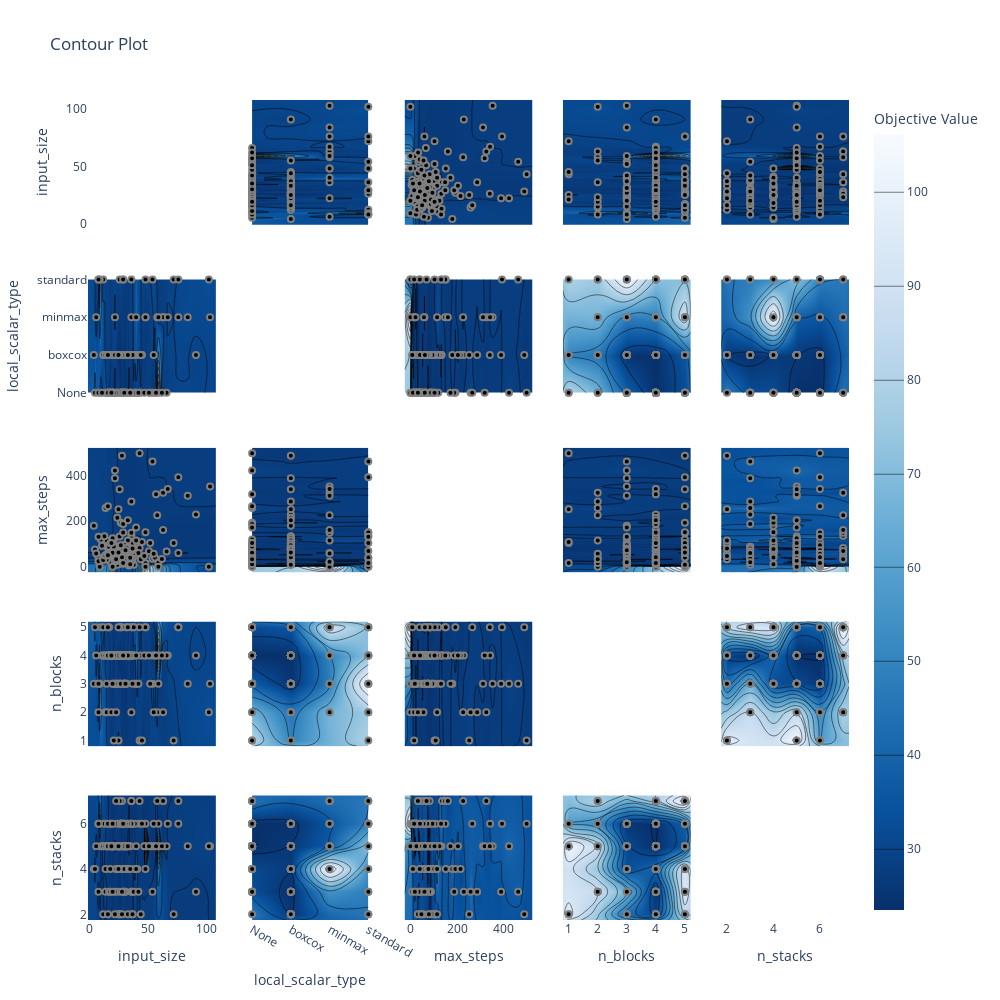

Notebook code for this chart:
### Markdown cell above
#### Plots

### Code cell
# NBEATS_W.sort_values(by=['mape','smape'])
print(f"Best trial: {study_nbeats.best_trial.params}")
fig = optuna.visualization.plot_contour(study_nbeats, params=['input_size','n_stacks','n_blocks','max_steps','local_scalar_type'])
fig.update_layout({'height':1000, 'width':1000, 'plot_bgcolor':'white'})
fig.show()

### Figure 1 — Plotly figure (JSON) as saved in the notebook; plotly's stock layout.template omitted (floating-point values rounded to 4 significant figures; data arrays with more than 128 entries replaced by an {"elided": "..."} marker saying what was removed)
{"data": [{"type": "scatter", "xaxis": "x", "yaxis": "y"}, {"colorbar": {"title": {"text": "Objective Value"}}, "colorscale": [[0, "rgb(247,251,255)"], [0.125, "rgb(222,235,247)"], [0.25, "rgb(198,219,239)"], [0.375, "rgb(158,202,225)"], [0.5, "rgb(107,174,214)"], [0.625, "rgb(66,146,198)"], [0.75, "rgb(33,113,181)"], [0.875, "rgb(8,81,156)"], [1, "rgb(8,48,107)"]], "connectgaps": true, "contours": {"coloring": "heatmap"}, "hoverinfo": "none", "line": {"smoothing": 1.3}, "reversescale": true, "showscale": true, "type": "contour", "x": [-0.95, 4, 5, 6, 8, 9, 10, 11, 12, 13, 14, 15, 16, 17, 18, 19, 20, 21, 22, 23, 24, 25, 26, 27, 28, 29, 30, 31, 32, 33, 34, 35, 36, 37, 38, 39, 40, 41, 42, 43, 44, 45, 47, 48, 51, 52, 54, 55, 56, 57, 58, 59, 62, 63, 66, 67, 72, 76, 84, 91, 102, 103, 108.0], "xaxis": "x6", "y": ["None", "boxcox", "minmax", "standard"], "yaxis": "y6", "z": {"elided": "4x63 float values"}}, {"marker": {"color": "black", "line": {"color": "Gray", "width": 2}}, "mode": "markers", "name": "Feasible Trial", "showlegend": false, "type": "scatter", "x": {"elided": "150 int values"}, "xaxis": "x6", "y": {"elided": "150 str values"}, "yaxis": "y6"}, {"colorbar": {"title": {"text": "Objective Value"}}, "colorscale": [[0, "rgb(247,251,255)"], [0.125, "rgb(222,235,247)"], [0.25, "rgb(198,219,239)"], [0.375, "rgb(158,202,225)"], [0.5, "rgb(107,174,214)"], [0.625, "rgb(66,146,198)"], [0.75, "rgb(33,113,181)"], [0.875, "rgb(8,81,156)"], [1, "rgb(8,48,107)"]], "connectgaps": true, "contours": {"coloring": "heatmap"}, "hoverinfo": "none", "line": {"smoothing": 1.3}, "reversescale": true, "showscale": false, "type": "contour", "x": [-0.95, 4, 5, 6, 8, 9, 10, 11, 12, 13, 14, 15, 16, 17, 18, 19, 20, 21, 22, 23, 24, 25, 26, 27, 28, 29, 30, 31, 32, 33, 34, 35, 36, 37, 38, 39, 40, 41, 42, 43, 44, 45, 47, 48, 51, 52, 54, 55, 56, 57, 58, 59, 62, 63, 66, 67, 72, 76, 84, 91, 102, 103, 108.0], "xaxis": "x11", "y": [-23.8, 1, 6, 9, 12, 13, 14, 16, 17, 19, 20, 23, 25, 26, 27, 30, 32, 33, 34, 36, 37, 38, 39, 40, 41, 42, 45, 48, 49, 50, 51, 52, 53, 55, 57, 59, 61, 62, 63, 65, 67, 68, 70, 72, 73, 74, 75, 76, 78, 80, 81, 83, 86, 87, 88, 89, 93, 94, 95, 96, 103, 104, 105, 109, 115, 120, 125, 132, 133, 134, 136, 149, 150, 152, 161, 172, 180, 188, 193, 204, 215, 226, 229, 252, 258, 265, 286, 311, 318, 325, 340, 341, 352, 388, 392, 422, 461, 487, 497, 521.8], "yaxis": "y11", "z": {"elided": "100x63 float values"}}, {"marker": {"color": "black", "line": {"color": "Gray", "width": 2}}, "mode": "markers", "name": "Feasible Trial", "showlegend": false, "type": "scatter", "x": {"elided": "150 int values"}, "xaxis": "x11", "y": {"elided": "150 int values"}, "yaxis": "y11"}, {"colorbar": {"title": {"text": "Objective Value"}}, "colorscale": [[0, "rgb(247,251,255)"], [0.125, "rgb(222,235,247)"], [0.25, "rgb(198,219,239)"], [0.375, "rgb(158,202,225)"], [0.5, "rgb(107,174,214)"], [0.625, "rgb(66,146,198)"], [0.75, "rgb(33,113,181)"], [0.875, "rgb(8,81,156)"], [1, "rgb(8,48,107)"]], "connectgaps": true, "contours": {"coloring": "heatmap"}, "hoverinfo": "none", "line": {"smoothing": 1.3}, "reversescale": true, "showscale": false, "type": "contour", "x": [-0.95, 4, 5, 6, 8, 9, 10, 11, 12, 13, 14, 15, 16, 17, 18, 19, 20, 21, 22, 23, 24, 25, 26, 27, 28, 29, 30, 31, 32, 33, 34, 35, 36, 37, 38, 39, 40, 41, 42, 43, 44, 45, 47, 48, 51, 52, 54, 55, 56, 57, 58, 59, 62, 63, 66, 67, 72, 76, 84, 91, 102, 103, 108.0], "xaxis": "x16", "y": [0.8, 1, 2, 3, 4, 5, 5.2], "yaxis": "y16", "z": {"elided": "7x63 float values"}}, {"marker": {"color": "black", "line": {"color": "Gray", "width": 2}}, "mode": "markers", "name": "Feasible Trial", "showlegend": false, "type": "scatter", "x": {"elided": "150 int values"}, "xaxis": "x16", "y": {"elided": "150 int values"}, "yaxis": "y16"}, {"colorbar": {"title": {"text": "Objective Value"}}, "colorscale": [[0, "rgb(247,251,255)"], [0.125, "rgb(222,235,247)"], [0.25, "rgb(198,219,239)"], [0.375, "rgb(158,202,225)"], [0.5, "rgb(107,174,214)"], [0.625, "rgb(66,146,198)"], [0.75, "rgb(33,113,181)"], [0.875, "rgb(8,81,156)"], [1, "rgb(8,48,107)"]], "connectgaps": true, "contours": {"coloring": "heatmap"}, "hoverinfo": "none", "line": {"smoothing": 1.3}, "reversescale": true, "showscale": false, "type": "contour", "x": [-0.95, 4, 5, 6, 8, 9, 10, 11, 12, 13, 14, 15, 16, 17, 18, 19, 20, 21, 22, 23, 24, 25, 26, 27, 28, 29, 30, 31, 32, 33, 34, 35, 36, 37, 38, 39, 40, 41, 42, 43, 44, 45, 47, 48, 51, 52, 54, 55, 56, 57, 58, 59, 62, 63, 66, 67, 72, 76, 84, 91, 102, 103, 108.0], "xaxis": "x21", "y": [1.75, 2, 3, 4, 5, 6, 7, 7.25], "yaxis": "y21", "z": {"elided": "8x63 float values"}}, {"marker": {"color": "black", "line": {"color": "Gray", "width": 2}}, "mode": "markers", "name": "Feasible Trial", "showlegend": false, "type": "scatter", "x": {"elided": "150 int values"}, "xaxis": "x21", "y": {"elided": "150 int values"}, "yaxis": "y21"}, {"colorbar": {"title": {"text": "Objective Value"}}, "colorscale": [[0, "rgb(247,251,255)"], [0.125, "rgb(222,235,247)"], [0.25, "rgb(198,219,239)"], [0.375, "rgb(158,202,225)"], [0.5, "rgb(107,174,214)"], [0.625, "rgb(66,146,198)"], [0.75, "rgb(33,113,181)"], [0.875, "rgb(8,81,156)"], [1, "rgb(8,48,107)"]], "connectgaps": true, "contours": {"coloring": "heatmap"}, "hoverinfo": "none", "line": {"smoothing": 1.3}, "reversescale": true, "showscale": false, "type": "contour", "x": ["None", "boxcox", "minmax", "standard"], "xaxis": "x2", "y": [-0.95, 4, 5, 6, 8, 9, 10, 11, 12, 13, 14, 15, 16, 17, 18, 19, 20, 21, 22, 23, 24, 25, 26, 27, 28, 29, 30, 31, 32, 33, 34, 35, 36, 37, 38, 39, 40, 41, 42, 43, 44, 45, 47, 48, 51, 52, 54, 55, 56, 57, 58, 59, 62, 63, 66, 67, 72, 76, 84, 91, 102, 103, 108.0], "yaxis": "y2", "z": {"elided": "63x4 float values"}}, {"marker": {"color": "black", "line": {"color": "Gray", "width": 2}}, "mode": "markers", "name": "Feasible Trial", "showlegend": false, "type": "scatter", "x": {"elided": "150 str values"}, "xaxis": "x2", "y": {"elided": "150 int values"}, "yaxis": "y2"}, {"type": "scatter", "xaxis": "x7", "yaxis": "y7"}, {"colorbar": {"title": {"text": "Objective Value"}}, "colorscale": [[0, "rgb(247,251,255)"], [0.125, "rgb(222,235,247)"], [0.25, "rgb(198,219,239)"], [0.375, "rgb(158,202,225)"], [0.5, "rgb(107,174,214)"], [0.625, "rgb(66,146,198)"], [0.75, "rgb(33,113,181)"], [0.875, "rgb(8,81,156)"], [1, "rgb(8,48,107)"]], "connectgaps": true, "contours": {"coloring": "heatmap"}, "hoverinfo": "none", "line": {"smoothing": 1.3}, "reversescale": true, "showscale": false, "type": "contour", "x": ["None", "boxcox", "minmax", "standard"], "xaxis": "x12", "y": [-23.8, 1, 6, 9, 12, 13, 14, 16, 17, 19, 20, 23, 25, 26, 27, 30, 32, 33, 34, 36, 37, 38, 39, 40, 41, 42, 45, 48, 49, 50, 51, 52, 53, 55, 57, 59, 61, 62, 63, 65, 67, 68, 70, 72, 73, 74, 75, 76, 78, 80, 81, 83, 86, 87, 88, 89, 93, 94, 95, 96, 103, 104, 105, 109, 115, 120, 125, 132, 133, 134, 136, 149, 150, 152, 161, 172, 180, 188, 193, 204, 215, 226, 229, 252, 258, 265, 286, 311, 318, 325, 340, 341, 352, 388, 392, 422, 461, 487, 497, 521.8], "yaxis": "y12", "z": {"elided": "100x4 float values"}}, {"marker": {"color": "black", "line": {"color": "Gray", "width": 2}}, "mode": "markers", "name": "Feasible Trial", "showlegend": false, "type": "scatter", "x": {"elided": "150 str values"}, "xaxis": "x12", "y": {"elided": "150 int values"}, "yaxis": "y12"}, {"colorbar": {"title": {"text": "Objective Value"}}, "colorscale": [[0, "rgb(247,251,255)"], [0.125, "rgb(222,235,247)"], [0.25, "rgb(198,219,239)"], [0.375, "rgb(158,202,225)"], [0.5, "rgb(107,174,214)"], [0.625, "rgb(66,146,198)"], [0.75, "rgb(33,113,181)"], [0.875, "rgb(8,81,156)"], [1, "rgb(8,48,107)"]], "connectgaps": true, "contours": {"coloring": "heatmap"}, "hoverinfo": "none", "line": {"smoothing": 1.3}, "reversescale": true, "showscale": false, "type": "contour", "x": ["None", "boxcox", "minmax", "standard"], "xaxis": "x17", "y": [0.8, 1, 2, 3, 4, 5, 5.2], "yaxis": "y17", "z": [[null, null, null, null], [28.89, 25.94, null, 28.71], [27.43, 25.54, 27.62, 28.26], [24.77, 23.61, 25.75, 31.23], [23.46, 23.49, 25.94, 27.97], [24.28, 24.55, 29.77, 27.88], [null, null, null, null]]}, {"marker": {"color": "black", "line": {"color": "Gray", "width": 2}}, "mode": "markers", "name": "Feasible Trial", "showlegend": false, "type": "scatter", "x": {"elided": "150 str values"}, "xaxis": "x17", "y": {"elided": "150 int values"}, "yaxis": "y17"}, {"colorbar": {"title": {"text": "Objective Value"}}, "colorscale": [[0, "rgb(247,251,255)"], [0.125, "rgb(222,235,247)"], [0.25, "rgb(198,219,239)"], [0.375, "rgb(158,202,225)"], [0.5, "rgb(107,174,214)"], [0.625, "rgb(66,146,198)"], [0.75, "rgb(33,113,181)"], [0.875, "rgb(8,81,156)"], [1, "rgb(8,48,107)"]], "connectgaps": true, "contours": {"coloring": "heatmap"}, "hoverinfo": "none", "line": {"smoothing": 1.3}, "reversescale": true, "showscale": false, "type": "contour", "x": ["None", "boxcox", "minmax", "standard"], "xaxis": "x22", "y": [1.75, 2, 3, 4, 5, 6, 7, 7.25], "yaxis": "y22", "z": [[null, null, null, null], [28.13, 23.88, null, 27.88], [25.19, 23.49, null, 28.26], [25.07, 24.11, 39.72, 29.36], [23.46, 24.05, 26.22, 32.98], [23.48, 23.61, 25.75, 28.31], [27.43, null, 27.24, 27.97], [null, null, null, null]]}, {"marker": {"color": "black", "line": {"color": "Gray", "width": 2}}, "mode": "markers", "name": "Feasible Trial", "showlegend": false, "type": "scatter", "x": {"elided": "150 str values"}, "xaxis": "x22", "y": {"elided": "150 int values"}, "yaxis": "y22"}, {"colorbar": {"title": {"text": "Objective Value"}}, "colorscale": [[0, "rgb(247,251,255)"], [0.125, "rgb(222,235,247)"], [0.25, "rgb(198,219,239)"], [0.375, "rgb(158,202,225)"], [0.5, "rgb(107,174,214)"], [0.625, "rgb(66,146,198)"], [0.75, "rgb(33,113,181)"], [0.875, "rgb(8,81,156)"], [1, "rgb(8,48,107)"]], "connectgaps": true, "contours": {"coloring": "heatmap"}, "hoverinfo": "none", "line": {"smoothing": 1.3}, "reversescale": true, "showscale": false, "type": "contour", "x": [-23.8, 1, 6, 9, 12, 13, 14, 16, 17, 19, 20, 23, 25, 26, 27, 30, 32, 33, 34, 36, 37, 38, 39, 40, 41, 42, 45, 48, 49, 50, 51, 52, 53, 55, 57, 59, 61, 62, 63, 65, 67, 68, 70, 72, 73, 74, 75, 76, 78, 80, 81, 83, 86, 87, 88, 89, 93, 94, 95, 96, 103, 104, 105, 109, 115, 120, 125, 132, 133, 134, 136, 149, 150, 152, 161, 172, 180, 188, 193, 204, 215, 226, 229, 252, 258, 265, 286, 311, 318, 325, 340, 341, 352, 388, 392, 422, 461, 487, 497, 521.8], "xaxis": "x3", "y": [-0.95, 4, 5, 6, 8, 9, 10, 11, 12, 13, 14, 15, 16, 17, 18, 19, 20, 21, 22, 23, 24, 25, 26, 27, 28, 29, 30, 31, 32, 33, 34, 35, 36, 37, 38, 39, 40, 41, 42, 43, 44, 45, 47, 48, 51, 52, 54, 55, 56, 57, 58, 59, 62, 63, 66, 67, 72, 76, 84, 91, 102, 103, 108.0], "yaxis": "y3", "z": {"elided": "63x100 float values"}}, {"marker": {"color": "black", "line": {"color": "Gray", "width": 2}}, "mode": "markers", "name": "Feasible Trial", "showlegend": false, "type": "scatter", "x": {"elided": "150 int values"}, "xaxis": "x3", "y": {"elided": "150 int values"}, "yaxis": "y3"}, {"colorbar": {"title": {"text": "Objective Value"}}, "colorscale": [[0, "rgb(247,251,255)"], [0.125, "rgb(222,235,247)"], [0.25, "rgb(198,219,239)"], [0.375, "rgb(158,202,225)"], [0.5, "rgb(107,174,214)"], [0.625, "rgb(66,146,198)"], [0.75, "rgb(33,113,181)"], [0.875, "rgb(8,81,156)"], [1, "rgb(8,48,107)"]], "connectgaps": true, "contours": {"coloring": "heatmap"}, "hoverinfo": "none", "line": {"smoothing": 1.3}, "reversescale": true, "showscale": false, "type": "contour", "x": [-23.8, 1, 6, 9, 12, 13, 14, 16, 17, 19, 20, 23, 25, 26, 27, 30, 32, 33, 34, 36, 37, 38, 39, 40, 41, 42, 45, 48, 49, 50, 51, 52, 53, 55, 57, 59, 61, 62, 63, 65, 67, 68, 70, 72, 73, 74, 75, 76, 78, 80, 81, 83, 86, 87, 88, 89, 93, 94, 95, 96, 103, 104, 105, 109, 115, 120, 125, 132, 133, 134, 136, 149, 150, 152, 161, 172, 180, 188, 193, 204, 215, 226, 229, 252, 258, 265, 286, 311, 318, 325, 340, 341, 352, 388, 392, 422, 461, 487, 497, 521.8], "xaxis": "x8", "y": ["None", "boxcox", "minmax", "standard"], "yaxis": "y8", "z": {"elided": "4x100 float values"}}, {"marker": {"color": "black", "line": {"color": "Gray", "width": 2}}, "mode": "markers", "name": "Feasible Trial", "showlegend": false, "type": "scatter", "x": {"elided": "150 int values"}, "xaxis": "x8", "y": {"elided": "150 str values"}, "yaxis": "y8"}, {"type": "scatter", "xaxis": "x13", "yaxis": "y13"}, {"colorbar": {"title": {"text": "Objective Value"}}, "colorscale": [[0, "rgb(247,251,255)"], [0.125, "rgb(222,235,247)"], [0.25, "rgb(198,219,239)"], [0.375, "rgb(158,202,225)"], [0.5, "rgb(107,174,214)"], [0.625, "rgb(66,146,198)"], [0.75, "rgb(33,113,181)"], [0.875, "rgb(8,81,156)"], [1, "rgb(8,48,107)"]], "connectgaps": true, "contours": {"coloring": "heatmap"}, "hoverinfo": "none", "line": {"smoothing": 1.3}, "reversescale": true, "showscale": false, "type": "contour", "x": [-23.8, 1, 6, 9, 12, 13, 14, 16, 17, 19, 20, 23, 25, 26, 27, 30, 32, 33, 34, 36, 37, 38, 39, 40, 41, 42, 45, 48, 49, 50, 51, 52, 53, 55, 57, 59, 61, 62, 63, 65, 67, 68, 70, 72, 73, 74, 75, 76, 78, 80, 81, 83, 86, 87, 88, 89, 93, 94, 95, 96, 103, 104, 105, 109, 115, 120, 125, 132, 133, 134, 136, 149, 150, 152, 161, 172, 180, 188, 193, 204, 215, 226, 229, 252, 258, 265, 286, 311, 318, 325, 340, 341, 352, 388, 392, 422, 461, 487, 497, 521.8], "xaxis": "x18", "y": [0.8, 1, 2, 3, 4, 5, 5.2], "yaxis": "y18", "z": {"elided": "7x100 float values"}}, {"marker": {"color": "black", "line": {"color": "Gray", "width": 2}}, "mode": "markers", "name": "Feasible Trial", "showlegend": false, "type": "scatter", "x": {"elided": "150 int values"}, "xaxis": "x18", "y": {"elided": "150 int values"}, "yaxis": "y18"}, {"colorbar": {"title": {"text": "Objective Value"}}, "colorscale": [[0, "rgb(247,251,255)"], [0.125, "rgb(222,235,247)"], [0.25, "rgb(198,219,239)"], [0.375, "rgb(158,202,225)"], [0.5, "rgb(107,174,214)"], [0.625, "rgb(66,146,198)"], [0.75, "rgb(33,113,181)"], [0.875, "rgb(8,81,156)"], [1, "rgb(8,48,107)"]], "connectgaps": true, "contours": {"coloring": "heatmap"}, "hoverinfo": "none", "line": {"smoothing": 1.3}, "reversescale": true, "showscale": false, "type": "contour", "x": [-23.8, 1, 6, 9, 12, 13, 14, 16, 17, 19, 20, 23, 25, 26, 27, 30, 32, 33, 34, 36, 37, 38, 39, 40, 41, 42, 45, 48, 49, 50, 51, 52, 53, 55, 57, 59, 61, 62, 63, 65, 67, 68, 70, 72, 73, 74, 75, 76, 78, 80, 81, 83, 86, 87, 88, 89, 93, 94, 95, 96, 103, 104, 105, 109, 115, 120, 125, 132, 133, 134, 136, 149, 150, 152, 161, 172, 180, 188, 193, 204, 215, 226, 229, 252, 258, 265, 286, 311, 318, 325, 340, 341, 352, 388, 392, 422, 461, 487, 497, 521.8], "xaxis": "x23", "y": [1.75, 2, 3, 4, 5, 6, 7, 7.25], "yaxis": "y23", "z": {"elided": "8x100 float values"}}, {"marker": {"color": "black", "line": {"color": "Gray", "width": 2}}, "mode": "markers", "name": "Feasible Trial", "showlegend": false, "type": "scatter", "x": {"elided": "150 int values"}, "xaxis": "x23", "y": {"elided": "150 int values"}, "yaxis": "y23"}, {"colorbar": {"title": {"text": "Objective Value"}}, "colorscale": [[0, "rgb(247,251,255)"], [0.125, "rgb(222,235,247)"], [0.25, "rgb(198,219,239)"], [0.375, "rgb(158,202,225)"], [0.5, "rgb(107,174,214)"], [0.625, "rgb(66,146,198)"], [0.75, "rgb(33,113,181)"], [0.875, "rgb(8,81,156)"], [1, "rgb(8,48,107)"]], "connectgaps": true, "contours": {"coloring": "heatmap"}, "hoverinfo": "none", "line": {"smoothing": 1.3}, "reversescale": true, "showscale": false, "type": "contour", "x": [0.8, 1, 2, 3, 4, 5, 5.2], "xaxis": "x4", "y": [-0.95, 4, 5, 6, 8, 9, 10, 11, 12, 13, 14, 15, 16, 17, 18, 19, 20, 21, 22, 23, 24, 25, 26, 27, 28, 29, 30, 31, 32, 33, 34, 35, 36, 37, 38, 39, 40, 41, 42, 43, 44, 45, 47, 48, 51, 52, 54, 55, 56, 57, 58, 59, 62, 63, 66, 67, 72, 76, 84, 91, 102, 103, 108.0], "yaxis": "y4", "z": {"elided": "63x7 float values"}}, {"marker": {"color": "black", "line": {"color": "Gray", "width": 2}}, "mode": "markers", "name": "Feasible Trial", "showlegend": false, "type": "scatter", "x": {"elided": "150 int values"}, "xaxis": "x4", "y": {"elided": "150 int values"}, "yaxis": "y4"}, {"colorbar": {"title": {"text": "Objective Value"}}, "colorscale": [[0, "rgb(247,251,255)"], [0.125, "rgb(222,235,247)"], [0.25, "rgb(198,219,239)"], [0.375, "rgb(158,202,225)"], [0.5, "rgb(107,174,214)"], [0.625, "rgb(66,146,198)"], [0.75, "rgb(33,113,181)"], [0.875, "rgb(8,81,156)"], [1, "rgb(8,48,107)"]], "connectgaps": true, "contours": {"coloring": "heatmap"}, "hoverinfo": "none", "line": {"smoothing": 1.3}, "reversescale": true, "showscale": false, "type": "contour", "x": [0.8, 1, 2, 3, 4, 5, 5.2], "xaxis": "x9", "y": ["None", "boxcox", "minmax", "standard"], "yaxis": "y9", "z": [[null, 28.89, 27.43, 24.77, 23.46, 24.28, null], [null, 25.94, 25.54, 23.61, 23.49, 24.55, null], [null, null, 27.62, 25.75, 25.94, 29.77, null], [null, 28.71, 28.26, 31.23, 27.97, 27.88, null]]}, {"marker": {"color": "black", "line": {"color": "Gray", "width": 2}}, "mode": "markers", "name": "Feasible Trial", "showlegend": false, "type": "scatter", "x": {"elided": "150 int values"}, "xaxis": "x9", "y": {"elided": "150 str values"}, "yaxis": "y9"}, {"colorbar": {"title": {"text": "Objective Value"}}, "colorscale": [[0, "rgb(247,251,255)"], [0.125, "rgb(222,235,247)"], [0.25, "rgb(198,219,239)"], [0.375, "rgb(158,202,225)"], [0.5, "rgb(107,174,214)"], [0.625, "rgb(66,146,198)"], [0.75, "rgb(33,113,181)"], [0.875, "rgb(8,81,156)"], [1, "rgb(8,48,107)"]], "connectgaps": true, "contours": {"coloring": "heatmap"}, "hoverinfo": "none", "line": {"smoothing": 1.3}, "reversescale": true, "showscale": false, "type": "contour", "x": [0.8, 1, 2, 3, 4, 5, 5.2], "xaxis": "x14", "y": [-23.8, 1, 6, 9, 12, 13, 14, 16, 17, 19, 20, 23, 25, 26, 27, 30, 32, 33, 34, 36, 37, 38, 39, 40, 41, 42, 45, 48, 49, 50, 51, 52, 53, 55, 57, 59, 61, 62, 63, 65, 67, 68, 70, 72, 73, 74, 75, 76, 78, 80, 81, 83, 86, 87, 88, 89, 93, 94, 95, 96, 103, 104, 105, 109, 115, 120, 125, 132, 133, 134, 136, 149, 150, 152, 161, 172, 180, 188, 193, 204, 215, 226, 229, 252, 258, 265, 286, 311, 318, 325, 340, 341, 352, 388, 392, 422, 461, 487, 497, 521.8], "yaxis": "y14", "z": {"elided": "100x7 float values"}}, {"marker": {"color": "black", "line": {"color": "Gray", "width": 2}}, "mode": "markers", "name": "Feasible Trial", "showlegend": false, "type": "scatter", "x": {"elided": "150 int values"}, "xaxis": "x14", "y": {"elided": "150 int values"}, "yaxis": "y14"}, {"type": "scatter", "xaxis": "x19", "yaxis": "y19"}, {"colorbar": {"title": {"text": "Objective Value"}}, "colorscale": [[0, "rgb(247,251,255)"], [0.125, "rgb(222,235,247)"], [0.25, "rgb(198,219,239)"], [0.375, "rgb(158,202,225)"], [0.5, "rgb(107,174,214)"], [0.625, "rgb(66,146,198)"], [0.75, "rgb(33,113,181)"], [0.875, "rgb(8,81,156)"], [1, "rgb(8,48,107)"]], "connectgaps": true, "contours": {"coloring": "heatmap"}, "hoverinfo": "none", "line": {"smoothing": 1.3}, "reversescale": true, "showscale": false, "type": "contour", "x": [0.8, 1, 2, 3, 4, 5, 5.2], "xaxis": "x24", "y": [1.75, 2, 3, 4, 5, 6, 7, 7.25], "yaxis": "y24", "z": [[null, null, null, null, null, null, null], [null, 28.71, null, 24.81, 23.88, 27.66, null], [null, null, 28.01, 26.53, 23.49, 28.47, null], [null, null, null, 24.11, 24.76, 28.42, null], [null, 29.18, 27.89, 24.05, 23.46, 24.28, null], [null, 25.94, 25.54, 23.61, 23.48, 24.55, null], [null, null, 27.43, null, 27.24, 29.37, null], [null, null, null, null, null, null, null]]}, {"marker": {"color": "black", "line": {"color": "Gray", "width": 2}}, "mode": "markers", "name": "Feasible Trial", "showlegend": false, "type": "scatter", "x": {"elided": "150 int values"}, "xaxis": "x24", "y": {"elided": "150 int values"}, "yaxis": "y24"}, {"colorbar": {"title": {"text": "Objective Value"}}, "colorscale": [[0, "rgb(247,251,255)"], [0.125, "rgb(222,235,247)"], [0.25, "rgb(198,219,239)"], [0.375, "rgb(158,202,225)"], [0.5, "rgb(107,174,214)"], [0.625, "rgb(66,146,198)"], [0.75, "rgb(33,113,181)"], [0.875, "rgb(8,81,156)"], [1, "rgb(8,48,107)"]], "connectgaps": true, "contours": {"coloring": "heatmap"}, "hoverinfo": "none", "line": {"smoothing": 1.3}, "reversescale": true, "showscale": false, "type": "contour", "x": [1.75, 2, 3, 4, 5, 6, 7, 7.25], "xaxis": "x5", "y": [-0.95, 4, 5, 6, 8, 9, 10, 11, 12, 13, 14, 15, 16, 17, 18, 19, 20, 21, 22, 23, 24, 25, 26, 27, 28, 29, 30, 31, 32, 33, 34, 35, 36, 37, 38, 39, 40, 41, 42, 43, 44, 45, 47, 48, 51, 52, 54, 55, 56, 57, 58, 59, 62, 63, 66, 67, 72, 76, 84, 91, 102, 103, 108.0], "yaxis": "y5", "z": {"elided": "63x8 float values"}}, {"marker": {"color": "black", "line": {"color": "Gray", "width": 2}}, "mode": "markers", "name": "Feasible Trial", "showlegend": false, "type": "scatter", "x": {"elided": "150 int values"}, "xaxis": "x5", "y": {"elided": "150 int values"}, "yaxis": "y5"}, {"colorbar": {"title": {"text": "Objective Value"}}, "colorscale": [[0, "rgb(247,251,255)"], [0.125, "rgb(222,235,247)"], [0.25, "rgb(198,219,239)"], [0.375, "rgb(158,202,225)"], [0.5, "rgb(107,174,214)"], [0.625, "rgb(66,146,198)"], [0.75, "rgb(33,113,181)"], [0.875, "rgb(8,81,156)"], [1, "rgb(8,48,107)"]], "connectgaps": true, "contours": {"coloring": "heatmap"}, "hoverinfo": "none", "line": {"smoothing": 1.3}, "reversescale": true, "showscale": false, "type": "contour", "x": [1.75, 2, 3, 4, 5, 6, 7, 7.25], "xaxis": "x10", "y": ["None", "boxcox", "minmax", "standard"], "yaxis": "y10", "z": [[null, 28.13, 25.19, 25.07, 23.46, 23.48, 27.43, null], [null, 23.88, 23.49, 24.11, 24.05, 23.61, null, null], [null, null, null, 39.72, 26.22, 25.75, 27.24, null], [null, 27.88, 28.26, 29.36, 32.98, 28.31, 27.97, null]]}, {"marker": {"color": "black", "line": {"color": "Gray", "width": 2}}, "mode": "markers", "name": "Feasible Trial", "showlegend": false, "type": "scatter", "x": {"elided": "150 int values"}, "xaxis": "x10", "y": {"elided": "150 str values"}, "yaxis": "y10"}, {"colorbar": {"title": {"text": "Objective Value"}}, "colorscale": [[0, "rgb(247,251,255)"], [0.125, "rgb(222,235,247)"], [0.25, "rgb(198,219,239)"], [0.375, "rgb(158,202,225)"], [0.5, "rgb(107,174,214)"], [0.625, "rgb(66,146,198)"], [0.75, "rgb(33,113,181)"], [0.875, "rgb(8,81,156)"], [1, "rgb(8,48,107)"]], "connectgaps": true, "contours": {"coloring": "heatmap"}, "hoverinfo": "none", "line": {"smoothing": 1.3}, "reversescale": true, "showscale": false, "type": "contour", "x": [1.75, 2, 3, 4, 5, 6, 7, 7.25], "xaxis": "x15", "y": [-23.8, 1, 6, 9, 12, 13, 14, 16, 17, 19, 20, 23, 25, 26, 27, 30, 32, 33, 34, 36, 37, 38, 39, 40, 41, 42, 45, 48, 49, 50, 51, 52, 53, 55, 57, 59, 61, 62, 63, 65, 67, 68, 70, 72, 73, 74, 75, 76, 78, 80, 81, 83, 86, 87, 88, 89, 93, 94, 95, 96, 103, 104, 105, 109, 115, 120, 125, 132, 133, 134, 136, 149, 150, 152, 161, 172, 180, 188, 193, 204, 215, 226, 229, 252, 258, 265, 286, 311, 318, 325, 340, 341, 352, 388, 392, 422, 461, 487, 497, 521.8], "yaxis": "y15", "z": {"elided": "100x8 float values"}}, {"marker": {"color": "black", "line": {"color": "Gray", "width": 2}}, "mode": "markers", "name": "Feasible Trial", "showlegend": false, "type": "scatter", "x": {"elided": "150 int values"}, "xaxis": "x15", "y": {"elided": "150 int values"}, "yaxis": "y15"}, {"colorbar": {"title": {"text": "Objective Value"}}, "colorscale": [[0, "rgb(247,251,255)"], [0.125, "rgb(222,235,247)"], [0.25, "rgb(198,219,239)"], [0.375, "rgb(158,202,225)"], [0.5, "rgb(107,174,214)"], [0.625, "rgb(66,146,198)"], [0.75, "rgb(33,113,181)"], [0.875, "rgb(8,81,156)"], [1, "rgb(8,48,107)"]], "connectgaps": true, "contours": {"coloring": "heatmap"}, "hoverinfo": "none", "line": {"smoothing": 1.3}, "reversescale": true, "showscale": false, "type": "contour", "x": [1.75, 2, 3, 4, 5, 6, 7, 7.25], "xaxis": "x20", "y": [0.8, 1, 2, 3, 4, 5, 5.2], "yaxis": "y20", "z": [[null, null, null, null, null, null, null, null], [null, 28.71, null, null, 29.18, 25.94, null, null], [null, null, 28.01, null, 27.89, 25.54, 27.43, null], [null, 24.81, 26.53, 24.11, 24.05, 23.61, null, null], [null, 23.88, 23.49, 24.76, 23.46, 23.48, 27.24, null], [null, 27.66, 28.47, 28.42, 24.28, 24.55, 29.37, null], [null, null, null, null, null, null, null, null]]}, {"marker": {"color": "black", "line": {"color": "Gray", "width": 2}}, "mode": "markers", "name": "Feasible Trial", "showlegend": false, "type": "scatter", "x": {"elided": "150 int values"}, "xaxis": "x20", "y": {"elided": "150 int values"}, "yaxis": "y20"}, {"type": "scatter", "xaxis": "x25", "yaxis": "y25"}], "layout": {"height": 1000, "plot_bgcolor": "white", "title": {"text": "Contour Plot"}, "width": 1000, "xaxis": {"anchor": "y", "domain": [0, 0.168], "matches": "x21", "range": [-0.95, 108.0], "showticklabels": false}, "xaxis10": {"anchor": "y10", "domain": [0.832, 1], "matches": "x25", "range": [1.75, 7.25], "showticklabels": false}, "xaxis11": {"anchor": "y11", "domain": [0, 0.168], "matches": "x21", "range": [-0.95, 108.0], "showticklabels": false}, "xaxis12": {"anchor": "y12", "domain": [0.208, 0.376], "matches": "x22", "range": [-0.15, 3.15], "showticklabels": false, "type": "category"}, "xaxis13": {"anchor": "y13", "domain": [0.416, 0.584], "matches": "x23", "range": [-23.8, 521.8], "showticklabels": false}, "xaxis14": {"anchor": "y14", "domain": [0.624, 0.792], "matches": "x24", "range": [0.8, 5.2], "showticklabels": false}, "xaxis15": {"anchor": "y15", "domain": [0.832, 1], "matches": "x25", "range": [1.75, 7.25], "showticklabels": false}, "xaxis16": {"anchor": "y16", "domain": [0, 0.168], "matches": "x21", "range": [-0.95, 108.0], "showticklabels": false}, "xaxis17": {"anchor": "y17", "domain": [0.208, 0.376], "matches": "x22", "range": [-0.15, 3.15], "showticklabels": false, "type": "category"}, "xaxis18": {"anchor": "y18", "domain": [0.416, 0.584], "matches": "x23", "range": [-23.8, 521.8], "showticklabels": false}, "xaxis19": {"anchor": "y19", "domain": [0.624, 0.792], "matches": "x24", "range": [0.8, 5.2], "showticklabels": false}, "xaxis2": {"anchor": "y2", "domain": [0.208, 0.376], "matches": "x22", "range": [-0.15, 3.15], "showticklabels": false, "type": "category"}, "xaxis20": {"anchor": "y20", "domain": [0.832, 1], "matches": "x25", "range": [1.75, 7.25], "showticklabels": false}, "xaxis21": {"anchor": "y21", "domain": [0, 0.168], "range": [-0.95, 108.0], "title": {"text": "input_size"}}, "xaxis22": {"anchor": "y22", "domain": [0.208, 0.376], "range": [-0.15, 3.15], "title": {"text": "local_scalar_type"}, "type": "category"}, "xaxis23": {"anchor": "y23", "domain": [0.416, 0.584], "range": [-23.8, 521.8], "title": {"text": "max_steps"}}, "xaxis24": {"anchor": "y24", "domain": [0.624, 0.792], "range": [0.8, 5.2], "title": {"text": "n_blocks"}}, "xaxis25": {"anchor": "y25", "domain": [0.832, 1], "range": [1.75, 7.25], "title": {"text": "n_stacks"}}, "xaxis3": {"anchor": "y3", "domain": [0.416, 0.584], "matches": "x23", "range": [-23.8, 521.8], "showticklabels": false}, "xaxis4": {"anchor": "y4", "domain": [0.624, 0.792], "matches": "x24", "range": [0.8, 5.2], "showticklabels": false}, "xaxis5": {"anchor": "y5", "domain": [0.832, 1], "matches": "x25", "range": [1.75, 7.25], "showticklabels": false}, "xaxis6": {"anchor": "y6", "domain": [0, 0.168], "matches": "x21", "range": [-0.95, 108.0], "showticklabels": false}, "xaxis7": {"anchor": "y7", "domain": [0.208, 0.376], "matches": "x22", "range": [-0.15, 3.15], "showticklabels": false, "type": "category"}, "xaxis8": {"anchor": "y8", "domain": [0.416, 0.584], "matches": "x23", "range": [-23.8, 521.8], "showticklabels": false}, "xaxis9": {"anchor": "y9", "domain": [0.624, 0.792], "matches": "x24", "range": [0.8, 5.2], "showticklabels": false}, "yaxis": {"anchor": "x", "domain": [0.848, 1], "range": [-0.95, 108.0], "title": {"text": "input_size"}}, "yaxis10": {"anchor": "x10", "domain": [0.636, 0.788], "matches": "y6", "range": [-0.15, 3.15], "showticklabels": false, "type": "category"}, "yaxis11": {"anchor": "x11", "domain": [0.424, 0.576], "range": [-23.8, 521.8], "title": {"text": "max_steps"}}, "yaxis12": {"anchor": "x12", "domain": [0.424, 0.576], "matches": "y11", "range": [-23.8, 521.8], "showticklabels": false}, "yaxis13": {"anchor": "x13", "domain": [0.424, 0.576], "matches": "y11", "range": [-23.8, 521.8], "showticklabels": false}, "yaxis14": {"anchor": "x14", "domain": [0.424, 0.576], "matches": "y11", "range": [-23.8, 521.8], "showticklabels": false}, "yaxis15": {"anchor": "x15", "domain": [0.424, 0.576], "matches": "y11", "range": [-23.8, 521.8], "showticklabels": false}, "yaxis16": {"anchor": "x16", "domain": [0.212, 0.364], "range": [0.8, 5.2], "title": {"text": "n_blocks"}}, "yaxis17": {"anchor": "x17", "domain": [0.212, 0.364], "matches": "y16", "range": [0.8, 5.2], "showticklabels": false}, "yaxis18": {"anchor": "x18", "domain": [0.212, 0.364], "matches": "y16", "range": [0.8, 5.2], "showticklabels": false}, "yaxis19": {"anchor": "x19", "domain": [0.212, 0.364], "matches": "y16", "range": [0.8, 5.2], "showticklabels": false}, "yaxis2": {"anchor": "x2", "domain": [0.848, 1], "matches": "y", "range": [-0.95, 108.0], "showticklabels": false}, "yaxis20": {"anchor": "x20", "domain": [0.212, 0.364], "matches": "y16", "range": [0.8, 5.2], "showticklabels": false}, "yaxis21": {"anchor": "x21", "domain": [0, 0.152], "range": [1.75, 7.25], "title": {"text": "n_stacks"}}, "yaxis22": {"anchor": "x22", "domain": [0, 0.152], "matches": "y21", "range": [1.75, 7.25], "showticklabels": false}, "yaxis23": {"anchor": "x23", "domain": [0, 0.152], "matches": "y21", "range": [1.75, 7.25], "showticklabels": false}, "yaxis24": {"anchor": "x24", "domain": [0, 0.152], "matches": "y21", "range": [1.75, 7.25], "showticklabels": false}, "yaxis25": {"anchor": "x25", "domain": [0, 0.152], "matches": "y21", "range": [1.75, 7.25], "showticklabels": false}, "yaxis3": {"anchor": "x3", "domain": [0.848, 1], "matches": "y", "range": [-0.95, 108.0], "showticklabels": false}, "yaxis4": {"anchor": "x4", "domain": [0.848, 1], "matches": "y", "range": [-0.95, 108.0], "showticklabels": false}, "yaxis5": {"anchor": "x5", "domain": [0.848, 1], "matches": "y", "range": [-0.95, 108.0], "showticklabels": false}, "yaxis6": {"anchor": "x6", "domain": [0.636, 0.788], "range": [-0.15, 3.15], "title": {"text": "local_scalar_type"}, "type": "category"}, "yaxis7": {"anchor": "x7", "domain": [0.636, 0.788], "matches": "y6", "range": [-0.15, 3.15], "showticklabels": false, "type": "category"}, "yaxis8": {"anchor": "x8", "domain": [0.636, 0.788], "matches": "y6", "range": [-0.15, 3.15], "showticklabels": false, "type": "category"}, "yaxis9": {"anchor": "x9", "domain": [0.636, 0.788], "matches": "y6", "range": [-0.15, 3.15], "showticklabels": false, "type": "category"}}}
